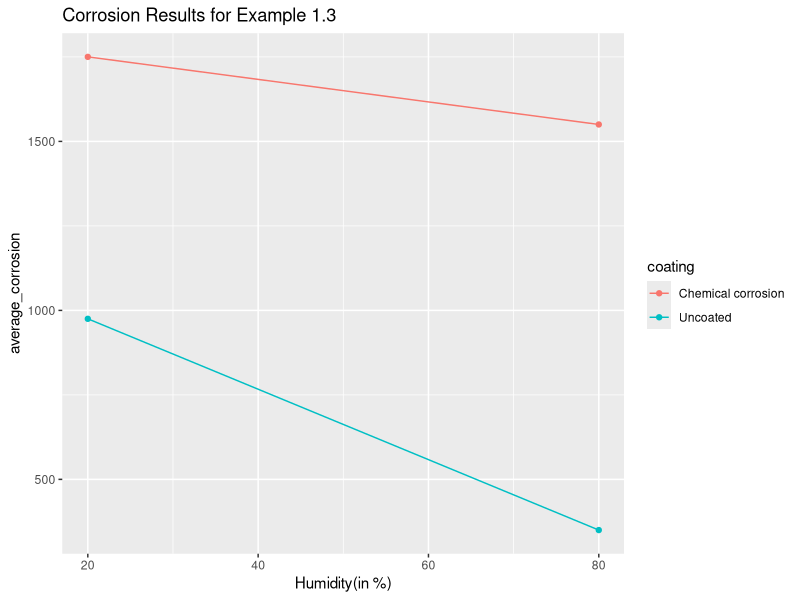

Generate this figure with R:
# Chapter 1
# Example 1.3 page no.9 from the pdf..
#To find the plot for the Corrosion data in example 1.3
# package used "ggplot2" if not installed can be done using install.packages("ggplot2")


library(ggplot2)    # library for making visuals

humidity <- c(20,80,20,80)

average_corrosion <- c(975,350,1750,1550)

coating <- c("Uncoated","Uncoated","Chemical corrosion","Chemical corrosion")

a <- data.frame(coating,humidity,average_corrosion)   #making it a dataframe

# final PLOT..
ggplot(data= a, aes(x= humidity,y= average_corrosion,colour= coating))+geom_line() + geom_point() + xlab("Humidity(in %)")+ ggtitle("Corrosion Results for Example 1.3")

